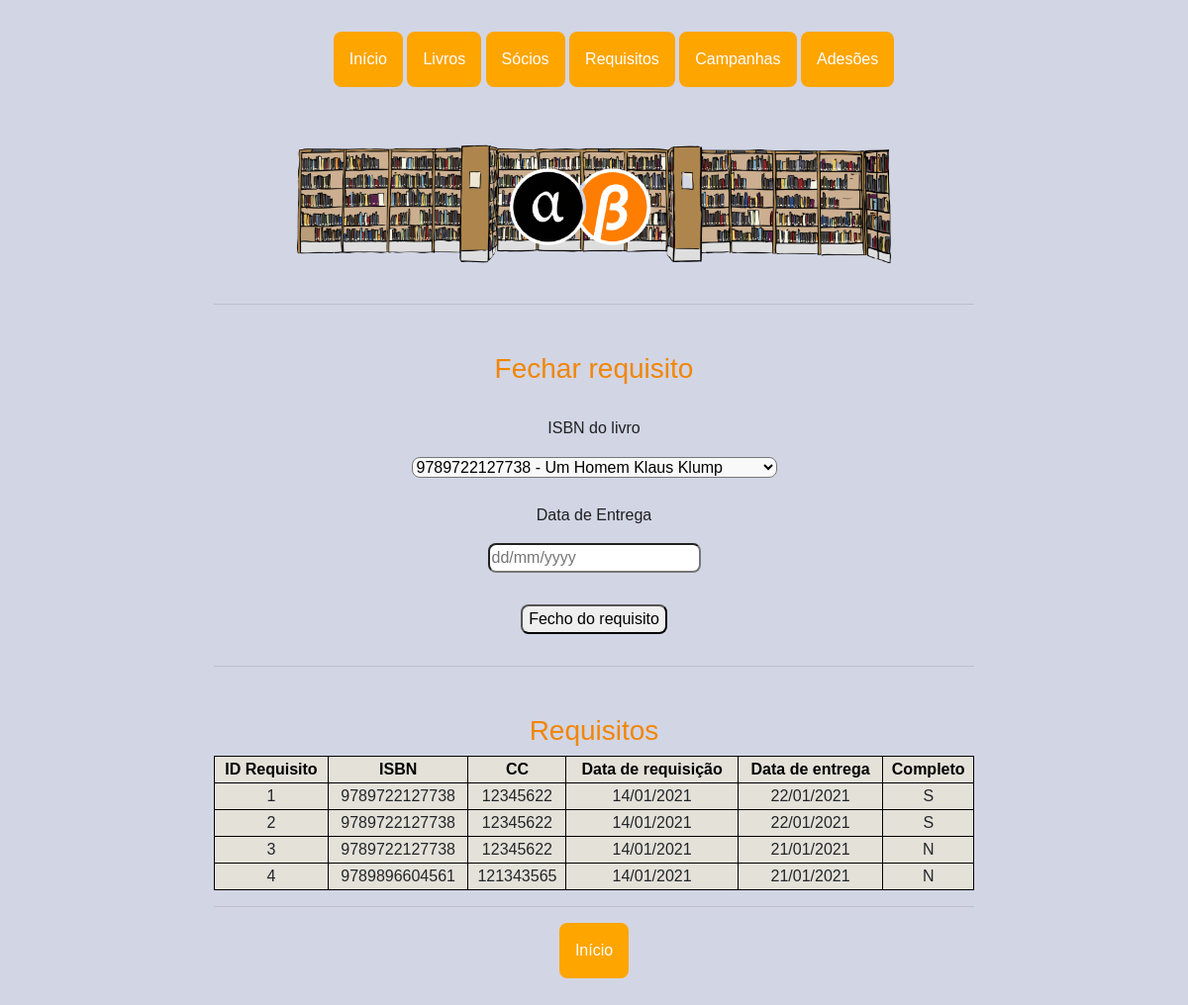
The page /compl_req on the database as committed earlier.
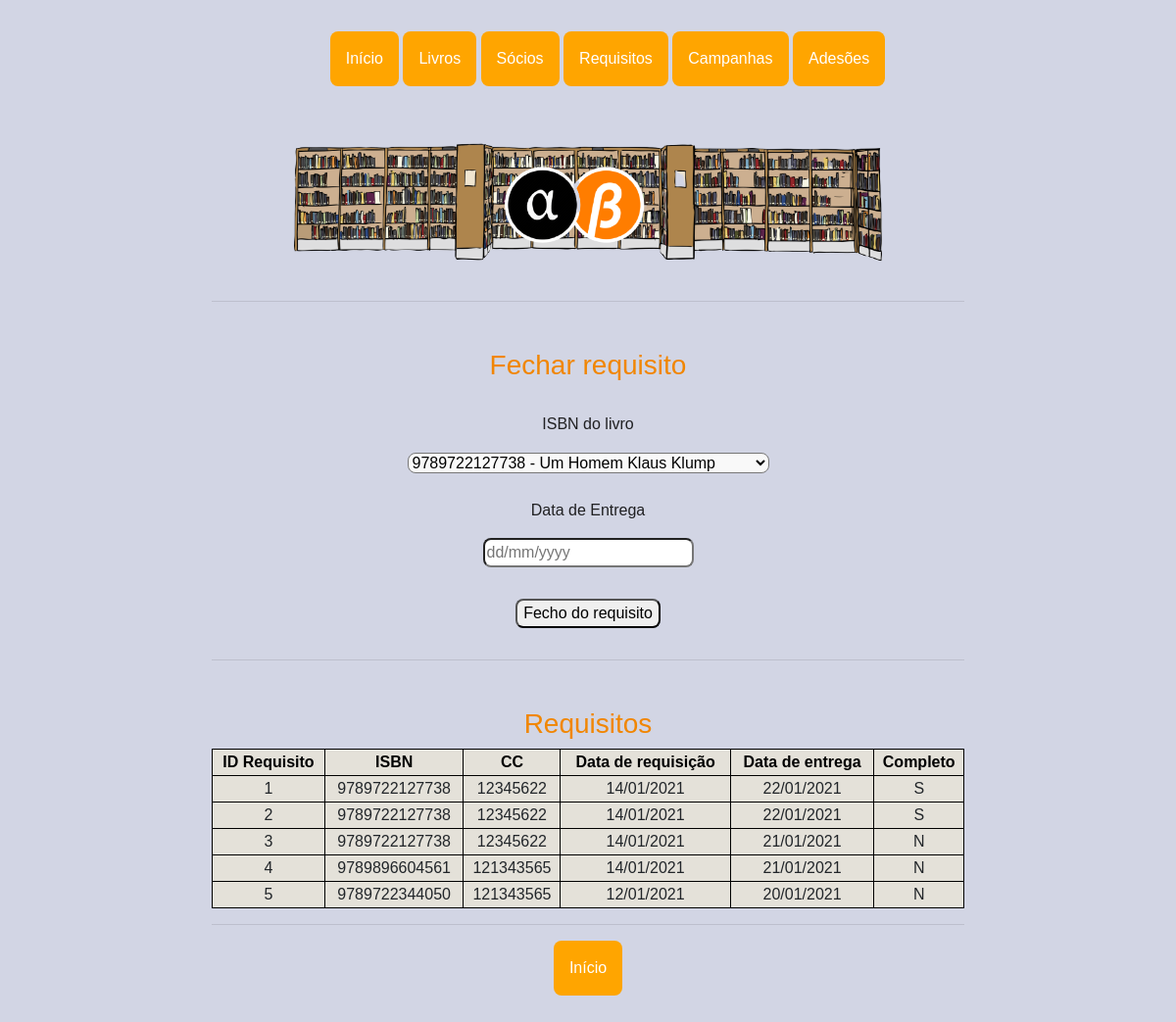
The same page on the database as committed later.
### app.py (models this page shows)
class Requisito(db.Model):
    __tablename__ = 'requisito'
    id_req = db.Column(db.Integer, primary_key=True)
    ISBN_req = db.Column(db.Integer, db.ForeignKey('livro.ISBN'))
    cc_req = db.Column(db.Integer, db.ForeignKey('socio.cc'))
    data_req = db.Column(db.String(10))
    data_entr = db.Column(db.String(10))
    completo = db.Column(db.String(1), default='S')

### app.py (the view)
@app.route('/compl_req', methods=['GET'])
def compl_req():
    reqs = Requisito.query.all()
    livros = db.session.query(Livro).filter_by(requisitado='S').all()
    return render_template('compl_req.html', reqs=reqs, livros=livros)

### templates/compl_req.html
{% extends "base.html"%} {%block title %}Fechar requisito - Biblioteca{%endblock%} {%block pic %}<img class="bgpic"
    src="{{ url_for('static', filename = 'imgs/bb.png') }}" alt="logo" />{%endblock%} {%block content%}
<h3>Fechar requisito</h3>
<form action="/compl_req2" method="post">
    <p>ISBN do livro</p>
    <select name="isbns" id="isbns">
        {% for livro in livros %}
        <option value="{{ livro.ISBN }}">{{livro.ISBN}} - {{livro.titulo}}</option>
        {% endfor %}
    </select>
    <p>Data de Entrega</p>
    <input type="text" id="dt_ent" name="dt_ent" required="required" class="dt_ent" placeholder="dd/mm/yyyy">
    <input type="submit" class="sub final" value="Fecho do requisito">
</form>
<hr />
<h3>Requisitos</h3>
<table style="width:100%" class="pure-table pure-table-horizontal">
    <tr>
        <th>ID Requisito</th>
        <th>ISBN</th>
        <th>CC</th>
        <th>Data de requisição</th>
        <th>Data de entrega</th>
        <th>Completo</th>
    </tr>
    {% for req in reqs %}
    <tr>
        <td>{{req.id_req}}</td>
        <td>{{req.ISBN_req}}</td>
        <td>{{req.cc_req}}</td>
        <td>{{req.data_req}}</td>
        <td>{{req.data_entr}}</td>
        <td>{{req.completo}}</td>
        {% endfor %}
</table>
<hr />
<div class="dropdown">
    <li><a href="/"><button class="dropbtn botoes ">Início</button></a>
    </li>
</div>
{%endblock%}

### templates/base.html (shortened to what this page needs)
<!DOCTYPE html>
<html lang="en">
<head>
    <link rel="stylesheet" href="https://unpkg.com/purecss@2.0.3/build/pure-min.css"
>
    <link rel="stylesheet" href="https://stackpath.bootstrapcdn.com/bootstrap/4.3.1/css/bootstrap.min.css"
 />
    <link rel="stylesheet" type="text/css" href="{{ url_for('static', filename = 'styles.css') }}" />
</head>
<body>
    <header>
        <section id="nav">
            <div class="menu">
                <ul>
                    <div class="dropdown">
                        <li><a href="/"><button class="dropbtn botoes ">Início</button></a>
                        </li>
                    </div>
                    <div class="dropdown">
                        <li><button class="dropbtn botoes">Livros</button>
                        </li>
                    </div>
                    <div class="dropdown">
                        <li><button class="dropbtn botoes">Sócios</button>
                        </li>
                    </div>
                    <div class="dropdown">
                        <li><button class="dropbtn botoes">Requisitos</button>
                        </li>
                    </div>
                    <div class="dropdown">
                        <li><a href="campanhas"><button class="dropbtn botoes ">Campanhas</button></a>
                        </li>
                    </div>
                    <div class="dropdown">
                        <li><a href="socio_camp"><button class="dropbtn botoes">Adesões</button></a>
                        </li>
                    </div>
                </ul>
            </div>
        </section>
        {%block pic%} {%endblock%}
    </header>
    <main>
        <section id="cont">
            <div class="conts">
                <hr />{%block content%} {%endblock%}
            </div>
        </section>
    </main>
</body>
</html>

### static/styles.css (style rules this page uses)
*, *::before, *::after { box-sizing: border-box; }
body { background-color: #D2D5E4; margin: 0; font-family: 'Ubuntu', sans-serif; padding-top: 2rem; padding-bottom: 2rem; }
header { display: flex; flex-direction: column; width: 100%; background-color: #D2D5E4; text-align: center; padding-bottom: 1.5rem; }
form { text-align: center; width: auto; }
a { color: #e9e9fc; }
p { color: #202022; padding-top: 1.5rem; }
select { border-radius: 0.5rem; background-color: #f9f9f9; display: inline-block; }
input { border-radius: 0.5rem; }
h1, h2, h3 { color: #f18602; padding-top: 2rem; }
table, th, td { border: 1px solid black; }
table { border-collapse: collapse; border-style: none; }
th { background-color: #e4e1d9; color: black; }
td { background-color: #e4e1d9; }
#nav { width: auto; margin-left: 0.25rem; margin-right: 0.25rem; }
#cont { display: flex; flex-direction: column; justify-content: center; font-family: 'Ubuntu', sans-serif; max-width: 50rem; margin: 0 auto; padding: 0 1rem; }
.dropbtn { background-color: #4CAF50; color: white; padding: 16px; font-size: 16px; border: none; cursor: pointer; }
.dropdown button { background-color: #FFA500; color: white; font-size: 16px; border: none; cursor: pointer; }
.dropdown { position: relative; display: inline-block; }
.dropdown li { display: inline; }
.sub { border-radius: 0.5rem; margin: 2rem; width: auto; }
.conts { padding: 0 0 5rem 0; text-align: center; }
.botoes { border-radius: 0.5rem; width: auto; }
.bgpic { margin: auto; max-width: 50%; }
.final { display: block; margin-left: auto; margin-right: auto; }

Rows that differ between the two databases and show on the page:
added Requisito: id_req "5", ISBN_req "9789722344050", cc_req "121343565", data_req "12/01/2021", data_entr "20/01/2021", completo "N"
